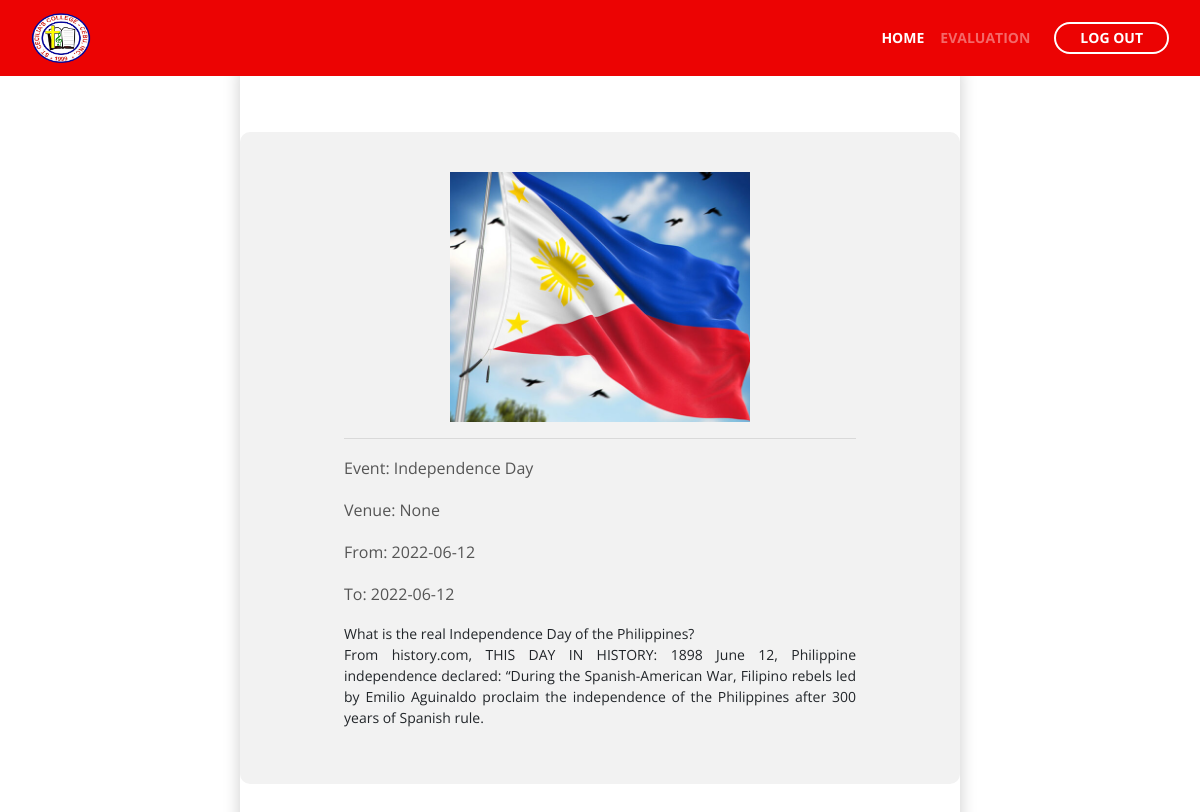
The app's page /read_announcement.php?announce=51 with its own data.
### tables this page shows
CREATE TABLE IF NOT EXISTS `announcements` (
  `announcement_id` int NOT NULL AUTO_INCREMENT,
  `announcement_img` varchar(500) NOT NULL,
  `announcement_text` varchar(1000) NOT NULL,
  `announcement_venue` text NOT NULL,
  `announcement_date` varchar(20) NOT NULL,
  `to_date` varchar(20) NOT NULL,
  `description` text NOT NULL,
  `date_announced` varchar(100) NOT NULL,
  `profile_pic` varchar(255) NOT NULL,
  PRIMARY KEY (`announcement_id`)
);

### display_full_post.php (called while the page is built, shortened)
<?php
include 'config.php';
if (isset($_GET['announce'])) {
  $id = $_GET['announce'];
  $record = mysqli_query($db, "SELECT * FROM announcements WHERE announcement_id=$id");
  while  ($n = mysqli_fetch_array($record))
  {
    $name = $n['announcement_img'];
    $address = $n['announcement_text'];
    $venue= $n['announcement_venue'];
    $due_date=$n['announcement_date'];
    $to_date=$n['to_date'];
    $desc=$n['description'];
  }
}
?>

### read_announcement.php (the view, shortened to what this page needs)
<?php include('display_full_post.php') ?>
<!DOCTYPE html>
<html lang="en">
   <head>
      <link href="css2/bootstrap.css" rel="stylesheet">
      <link href="css2/fontawesome-all.css" rel="stylesheet">
      <link href="css2/swiper.css" rel="stylesheet">
      <link href="css2/magnific-popup.css" rel="stylesheet">
      <link href="css2/sstyle.css" rel="stylesheet">
      <link href="css2/pme_style.css" rel="stylesheet">
      <link href="css2/mystyle.css" rel="stylesheet">
      <link rel="stylesheet" href="https://cdn.jsdelivr.net/npm/bootstrap@4.1.3/dist/css/bootstrap.min.css">
   </head>
   <body data-spy="scroll" data-target=".fixed-top">
      <nav class="navbar navbar-expand-lg navbar-dark navbar-custom fixed-top" style="background-color: 	#EC0303; ">
         <div class="container">
            <a class="navbar-brand logo-image" href="home.php"><img src="assets/images/cecilia.PNG" alt="alternative" style="height:50px; width: 60px; "></a>
            <div class="collapse navbar-collapse" id="navbarsExampleDefault">
               <ul class="navbar-nav ml-auto">
                  <li class="nav-item">
                     <a class="nav-link page-scroll active" href="home.php">HOME <span class="sr-only">(current)</span></a>
                  </li>
                  <li class="nav-item">
                     <a class="nav-link page-scroll" href="index.php">EVALUATION</a>
                  </li>
               </ul>
               <span class="nav-item">
               <a class="btn-outline-sm" href="logout.php">LOG OUT</a>
               </span>
            </div>
         </div>
      </nav>
    <div class="main"style="width:auto; margin-left: ; margin-right: ;">
        <div class="main-row">
            <div class="col-md-12"  style="background-color: #f2f2f2; padding: 40px; border-radius: 10px;">
                <a href="assets/announce-images/<?php echo $name; ?>"><img src='assets/announce-images/<?php echo $name; ?>'  style="width:300px; height:250px; margin:auto; float:center;"alt=""></a>
                <div class="main-content" style=" width: auto;height:auto">
                 <hr>
                 <p>
                     <?php echo $address; ?>
                 </p>
                 <p>
                     <?php echo $venue; ?>
                 </p>
                 <p>
                     From: <?php echo $due_date; ?>
                 </p>
                 <p>
                     To: <?php echo $to_date; ?>
                 </p>
                 <pre style='
                             text-align: justify;
                             white-space: pre-wrap;
                             white-space: -moz-pre-wrap;
                             white-space: -pre-wrap;
                             white-space: -o-pre-wrap;
                             word-wrap: break-word;
                             font-family: Open Sans, sans-serif;'><?php echo $desc;?>
                             </pre>
             </div>
         </div>
         <br><br>
     </div>
 </div>
   </body>
</html>

### css2/sstyle.css (style rules this page uses)
body, html { width: 100%; height: 100%; }
body, p { color: #555; font: 400 1rem/1.625rem "Open Sans", sans-serif; }
a { color: #555; text-decoration: underline; }
.btn-outline-sm { display: inline-block; padding: 0.875rem 1.5rem 0.875rem 1.5rem; border: 0.125rem solid #11823b; border-radius: 2rem; background-color: transparent; color: #11823b; font: 700 0.875rem/0 "Open Sans", sans-serif; text-decoration: none; transition: all 0.2s; }
.navbar-custom { background-color: #11823b; box-shadow: 0 0.0625rem 0.375rem 0 rgba(0, 0, 0, 0.1); font: 700 0.875rem/0.875rem "Open Sans", sans-serif; transition: all 0.2s; }
.navbar-custom .container { max-width: 87.5rem; }
.navbar-custom .navbar-brand.logo-image img { width: 4.4375rem; height: 1.75rem; }
.navbar-custom .navbar-nav { margin-top: 0.75rem; margin-bottom: 0.5rem; }
.navbar-custom .nav-item .nav-link { padding: 0.625rem 0.75rem 0.625rem 0.75rem; color: #f7f5f5; opacity: 0.8; text-decoration: none; transition: all 0.2s ease; }
.navbar-custom .nav-item .nav-link:hover, .navbar-custom .nav-item .nav-link.active { color: #fff; opacity: 1; }
.navbar-custom .nav-item .btn-outline-sm { margin-top: 0.25rem; margin-bottom: 1.375rem; margin-left: 0.5rem; border: 0.125rem solid #fff; color: #fff; }
@media (min-width: 992px) { .navbar-custom { padding: 2.125rem 1.5rem 2.125rem 2rem; background: transparent; box-shadow: none; } }
@media (min-width: 992px) { .navbar-custom .navbar-nav { margin-top: 0; margin-bottom: 0; } }
@media (min-width: 992px) { .navbar-custom .nav-item .nav-link { padding: 0.25rem 0.75rem 0.25rem 0.75rem; } }
@media (min-width: 992px) { .navbar-custom .nav-item .nav-link:hover, .navbar-custom .nav-item .nav-link.active { opacity: 1; } }
@media (min-width: 992px) { .navbar-custom .nav-item .btn-outline-sm { margin-top: 0; margin-bottom: 0; margin-left: 1rem; } }

### css2/pme_style.css (style rules this page uses)
* { box-sizing: border-box; scrollbar-color: transparent transparent; scrollbar-width: 0px; }
* { -ms-overflow-style: none; }
ol, li { list-style: none; margin: 0; padding: 0; }

### css2/mystyle.css (style rules this page uses)
.main { width: 50rem; height: auto; margin-left: 20%; margin-right: 20%; padding-top: 5%; padding-bottom: 5%; box-sizing: border-box; box-shadow: 10px solid gray; }
.main .main-row { padding-top: 10%; padding-bottom: 10%; box-shadow: 0 8px 16px 0 rgba(0,0,0,0.2); }
.main .main-row img { height: auto; width: 30rem; object-fit: cover; display: block; position: relative; margin-left: 20%; margin-right: 20%; }
.main .main-row .main-content { height: auto; width: 40rem; object-fit: cover; display: block; position: relative; margin-left: 10%; margin-right: 10%; }

### records on screen
announcements: announcement_img (picture), announcement_text "Event: Independence Day", announcement_venue "Venue: None", announcement_date "2022-06-12", to_date "2022-06-12", description "What is the real Independence Day of the Philippines? From history.com, THIS DAY IN HISTORY: 1898 June 12, Philippine independence declared: “During the Spanish-American War, Filipino rebels led by Emilio Aguinaldo proclaim the independence of the Philippines after 300 years of Spanish rule.…"
